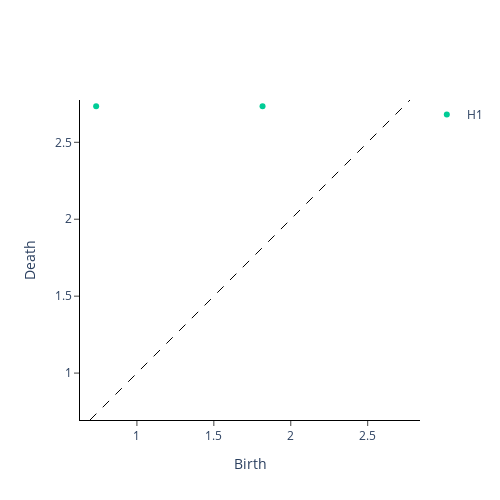

The code cell stored with this chart in its notebook:
### Code cell
from gtda.diagrams import Scaler 
scaler = Scaler() 
im8_scaled = scaler.fit_transform(im8_cubical) 
scaler.plot(im8_scaled)

### Figure 1 — Plotly figure (JSON) as saved in the notebook; plotly's stock layout.template omitted (floating-point values rounded to 4 significant figures)
{"data": [{"hoverinfo": "none", "line": {"color": "black", "dash": "dash", "width": 1}, "mode": "lines", "showlegend": false, "type": "scatter", "x": [0.695, 2.775], "y": [0.695, 2.775]}, {"hoverinfo": "text", "hovertext": [], "mode": "markers", "name": "H0", "type": "scatter", "x": [], "y": []}, {"hoverinfo": "text", "hovertext": ["(0.7350125328118717, 2.7350125328118717)", "(1.8164912885350306, 2.7350125328118717)"], "mode": "markers", "name": "H1", "type": "scatter", "x": [0.735, 1.816], "y": [2.735, 2.735]}], "layout": {"height": 500, "plot_bgcolor": "white", "width": 500, "xaxis": {"autorange": false, "exponentformat": "e", "linecolor": "black", "linewidth": 1, "mirror": false, "range": [0.695, 2.775], "showexponent": "all", "showline": true, "side": "bottom", "ticks": "outside", "title": {"text": "Birth"}, "type": "linear", "zeroline": true}, "yaxis": {"autorange": false, "exponentformat": "e", "linecolor": "black", "linewidth": 1, "mirror": false, "range": [0.695, 2.775], "scaleanchor": "x", "scaleratio": 1, "showexponent": "all", "showline": true, "side": "left", "ticks": "outside", "title": {"text": "Death"}, "type": "linear", "zeroline": true}}}
